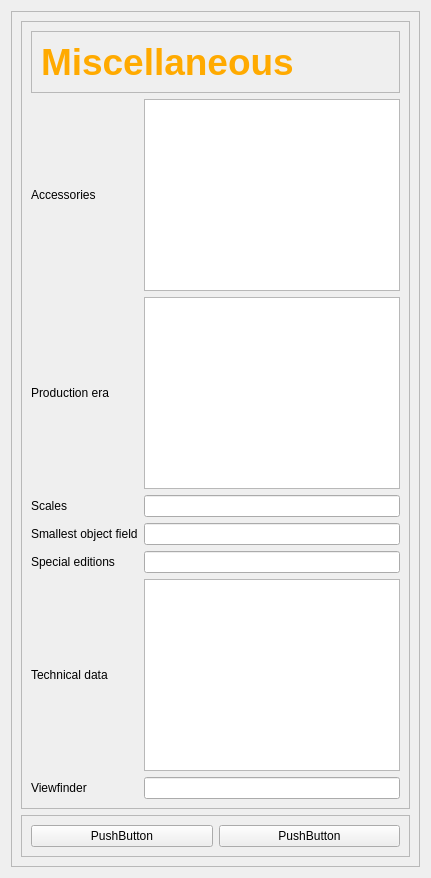
            <widget class="QWidget" name="tb_misc">
             <attribute name="icon">
              <iconset theme="QIcon::ThemeIcon::DocumentProperties"/>
             </attribute>
             <attribute name="title">
              <string>Misc</string>
             </attribute>
             <layout class="QGridLayout" name="gridLayout_13">
              <item row="0" column="0">
               <widget class="QFrame" name="frame_all">
                <property name="frameShape">
                 <enum>QFrame::Shape::StyledPanel</enum>
                </property>
                <property name="frameShadow">
                 <enum>QFrame::Shadow::Raised</enum>
                </property>
                <layout class="QGridLayout" name="gridLayout_11">
                 <item row="0" column="0">
                  <widget class="QFrame" name="frame_14">
                   <property name="frameShape">
                    <enum>QFrame::Shape::StyledPanel</enum>
                   </property>
                   <property name="frameShadow">
                    <enum>QFrame::Shadow::Raised</enum>
                   </property>
                   <layout class="QGridLayout" name="gridLayout_10">
                    <item row="0" column="0" colspan="2">
                     <widget class="QFrame" name="frame_27">
                      <property name="frameShape">
                       <enum>QFrame::Shape::StyledPanel</enum>
                      </property>
                      <property name="frameShadow">
                       <enum>QFrame::Shadow::Raised</enum>
                      </property>
                      <layout class="QHBoxLayout" name="horizontalLayout_20">
                       <item>
                        <widget class="QLabel" name="label_6">
                         <property name="font">
                          <font>
                           <pointsize>28</pointsize>
                           <bold>true</bold>
                           <underline>false</underline>
                          </font>
                         </property>
                         <property name="styleSheet">
                          <string notr="true">color: rgb(255, 170, 0);</string>
                         </property>
                         <property name="text">
                          <string>Miscellaneous</string>
                         </property>
                        </widget>
                       </item>
                      </layout>
                     </widget>
                    </item>
                    <item row="1" column="0">
                     <widget class="QLabel" name="label_34">
                      <property name="text">
                       <string>Accessories</string>
                      </property>
                     </widget>
                    </item>
                    <item row="1" column="1">
                     <widget class="QPlainTextEdit" name="le_accessories"/>
                    </item>
                    <item row="2" column="0">
                     <widget class="QLabel" name="label_42">
                      <property name="text">
                       <string>Production era</string>
                      </property>
                     </widget>
                    </item>
                    <item row="2" column="1">
                     <widget class="QPlainTextEdit" name="le_production_era"/>
                    </item>
                    <item row="3" column="0">
                     <widget class="QLabel" name="label_43">
                      <property name="text">
                       <string>Scales</string>
                      </property>
                     </widget>
                    </item>
                    <item row="3" column="1">
                     <widget class="QLineEdit" name="le_scales"/>
                    </item>
                    <item row="4" column="0">
                     <widget class="QLabel" name="label_44">
                      <property name="text">
                       <string>Smallest object field</string>
                      </property>
                     </widget>
                    </item>
                    <item row="4" column="1">
                     <widget class="QLineEdit" name="le_smallest_object_field"/>
                    </item>
                    <item row="5" column="0">
                     <widget class="QLabel" name="label_45">
                      <property name="text">
                       <string>Special editions</string>
                      </property>
                     </widget>
                    </item>
                    <item row="5" column="1">
                     <widget class="QLineEdit" name="le_special_editions"/>
                    </item>
                    <item row="6" column="0">
                     <widget class="QLabel" name="label_46">
                      <property name="text">
                       <string>Technical data</string>
                      </property>
                     </widget>
                    </item>
                    <item row="6" column="1">
                     <widget class="QPlainTextEdit" name="le_tech_data"/>
                    </item>
                    <item row="7" column="0">
                     <widget class="QLabel" name="label_47">
                      <property name="text">
                       <string>Viewfinder</string>
                      </property>
                     </widget>
                    </item>
                    <item row="7" column="1">
                     <widget class="QLineEdit" name="le_viewfinder"/>
                    </item>
                   </layout>
                  </widget>
                 </item>
                 <item row="1" column="0">
                  <widget class="QFrame" name="frame_13">
                   <property name="frameShape">
                    <enum>QFrame::Shape::StyledPanel</enum>
                   </property>
                   <property name="frameShadow">
                    <enum>QFrame::Shadow::Raised</enum>
                   </property>
                   <layout class="QHBoxLayout" name="horizontalLayout_6">
                    <item>
                     <widget class="QPushButton" name="pushButton_4">
                      <property name="text">
                       <string>PushButton</string>
                      </property>
                     </widget>
                    </item>
                    <item>
                     <widget class="QPushButton" name="pushButton_5">
                      <property name="text">
                       <string>PushButton</string>
                      </property>
                     </widget>
                    </item>
                   </layout>
                  </widget>
                 </item>
                </layout>
               </widget>
              </item>
             </layout>
            </widget>
